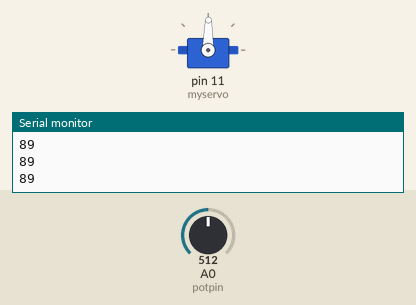
Recording of a sketch running on a simulated Arduino Uno, built with avr-gcc and run on an emulated ATmega328P. Shown: servo, the last lines printed to the serial monitor. Inputs (shaded band) come from the test bench; at power-on: A0 (potpin) = 512.

Above: at 1.2 s.
1.3 s: A0 (potpin) set to 716
At 1.6 s:
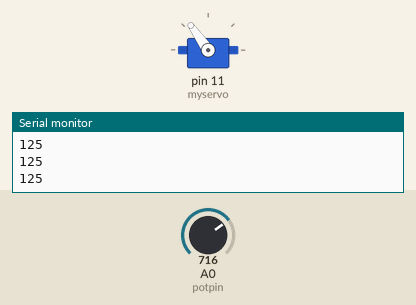
2.8 s: A0 (potpin) set to 900
At 3.1 s:
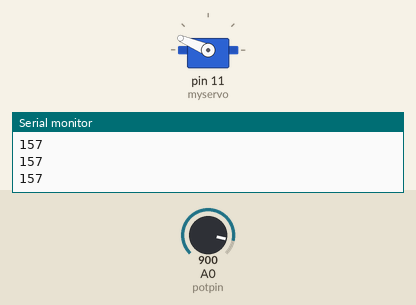
4.3 s: A0 (potpin) set to 1023
At 5.3 s:
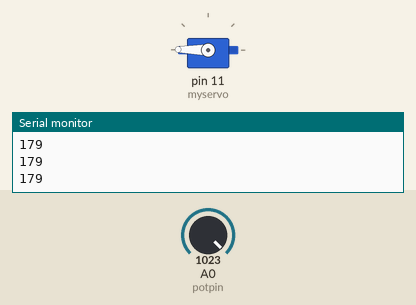
5.8 s: A0 (potpin) set to 306
At 6.2 s:
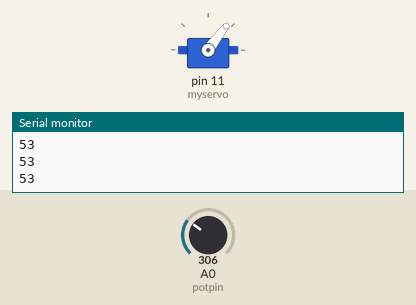
7.3 s: A0 (potpin) set to 122
At 8.5 s:
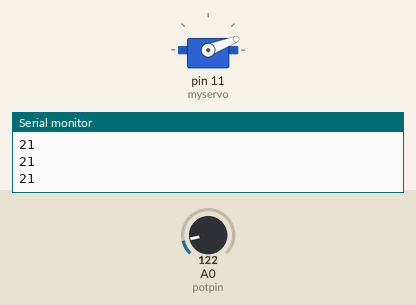
8.8 s: A0 (potpin) set to 511
At 10.0 s:
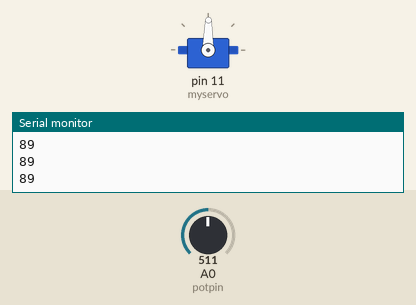
Timing chart, 0 to 11.3 s (numbered marks = the images above; inputs shaded):
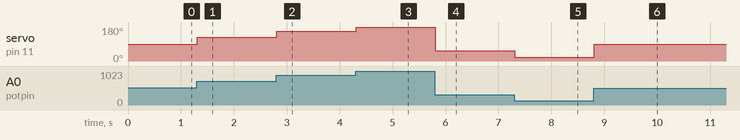

Measured:
- after the input at 1.3 s, servo on pin 11 (myservo): 89° → 125° at once
- after the input at 2.8 s, servo on pin 11 (myservo): 125° → 157° at once
- after the input at 4.3 s, servo on pin 11 (myservo): 157° → 179° at once
- after the input at 5.8 s, servo on pin 11 (myservo): 179° → 53° at once
- after the input at 7.3 s, servo on pin 11 (myservo): 53° → 21° at once
- after the input at 8.8 s, servo on pin 11 (myservo): 21° → 89° at once

The sketch:

_03_ServoKnobControl.ino
```cpp
// Controlling a servo position using a potentiometer (variable resistor)
// by Michal Rinott <http://people.interaction-ivrea.it/m.rinott>

#include <Servo.h>

Servo myservo;  // create servo object to control a servo

int potpin = 0;  // analog pin used to connect the potentiometer
int val;    // variable to read the value from the analog pin

int servoPin = 11; // out pin for servo control.

void setup()
{
  myservo.attach(11);  // attaches the servo on pin 9 to the servo object
  Serial.begin(9600);
}

void loop()
{
  val = analogRead(potpin);            // reads the value of the potentiometer (value between 0 and 1023)
  val = map(val, 0, 1023, 0, 179);     // scale it to use it with the servo (value between 0 and 180)
  myservo.write(val);                  // sets the servo position according to the scaled value
  delay(15);                           // waits for the servo to get there

  Serial.println(val);
}
```
